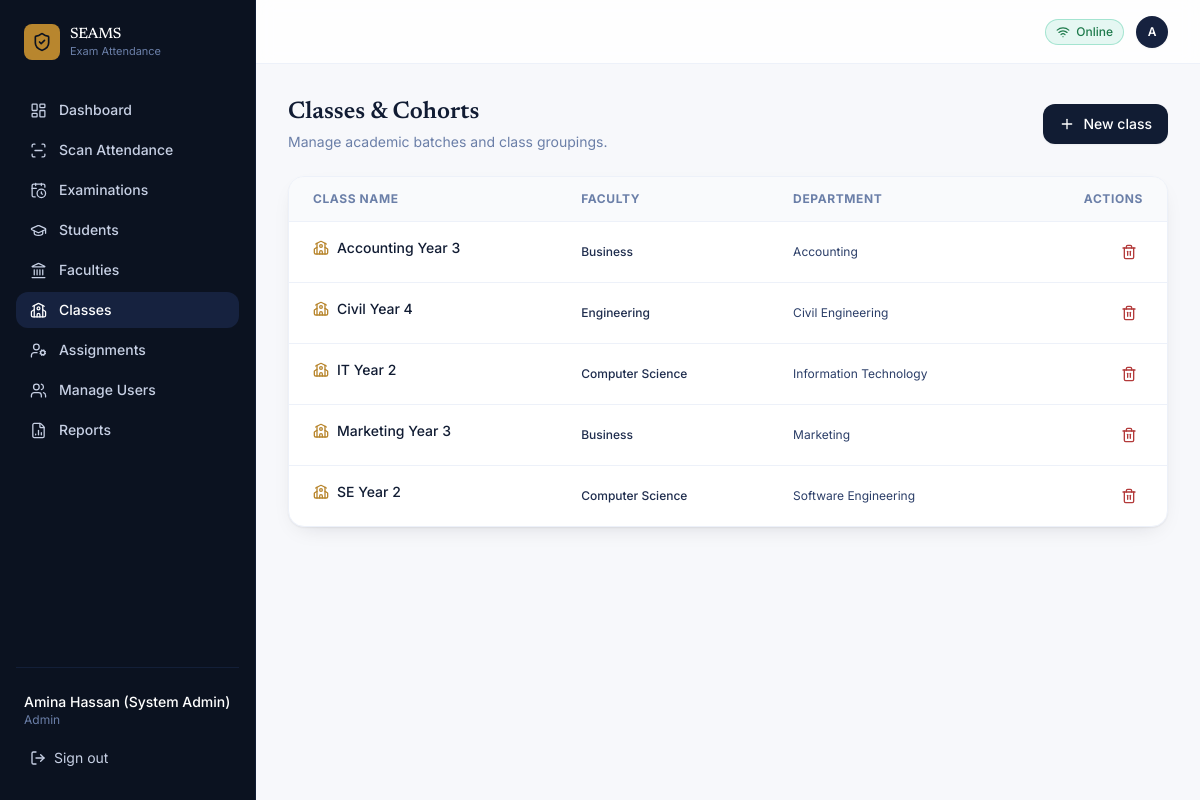
Page /classes.php (signed in) on the committed database.
### tables this page shows
CREATE TABLE IF NOT EXISTS `users` (
    `id` INT AUTO_INCREMENT PRIMARY KEY,
    `full_name` VARCHAR(150) NOT NULL,
    `username` VARCHAR(60) NOT NULL UNIQUE,
    `email` VARCHAR(150) NOT NULL UNIQUE,
    `phone` VARCHAR(30) DEFAULT '',
    `invigilator_id` VARCHAR(50) DEFAULT '',
    `password` VARCHAR(255) NOT NULL,
    `role` ENUM('admin', 'invigilator') NOT NULL DEFAULT 'invigilator',
    `is_active` TINYINT(1) NOT NULL DEFAULT 1,
    `created_at` DATETIME DEFAULT CURRENT_TIMESTAMP
);

CREATE TABLE IF NOT EXISTS `classes` (
    `id` INT AUTO_INCREMENT PRIMARY KEY,
    `name` VARCHAR(100) NOT NULL,
    `faculty` VARCHAR(100) NOT NULL,
    `department` VARCHAR(100) NOT NULL,
    `created_at` DATETIME DEFAULT CURRENT_TIMESTAMP
);

### config/db.php (called while the page is built, shortened)
<?php
function getDB() {
    static $pdo = null;
    if ($pdo === null) {
        try {
            $pdo = new PDO("mysql:host=" . DB_HOST . ";charset=utf8mb4", DB_USER, DB_PASS, [
                PDO::ATTR_ERRMODE => PDO::ERRMODE_EXCEPTION,
                PDO::ATTR_DEFAULT_FETCH_MODE => PDO::FETCH_ASSOC,
            ]);
            $pdo->exec("CREATE DATABASE IF NOT EXISTS `" . DB_NAME . "` CHARACTER SET utf8mb4 COLLATE utf8mb4_unicode_ci");
            $pdo->exec("USE `" . DB_NAME . "`");
        } catch (PDOException $e) {
            die("Database Connection Error: " . $e->getMessage());
        }
    }
    return $pdo;
}
function requireAuth() {
    $pdo = getDB();
    $userId = $_SESSION['user']['id'] ?? 0;
    $username = $_SESSION['user']['username'] ?? '';
    if ($userId > 0) {
        $stmt = $pdo->prepare("SELECT id, full_name, username, email, phone, role, invigilator_id FROM `users` WHERE `id` = ?");
        $stmt->execute([$userId]);
        $u = $stmt->fetch();
    }
    return $_SESSION['user'];
}

### classes.php (the view, shortened to what this page needs)
<?php
require_once __DIR__ . '/includes/header.php';
$pdo = getDB();
$classes = $pdo->query("SELECT * FROM `classes` ORDER BY `name` ASC")->fetchAll();
?>
<div class="space-y-6 fade-up">
    <div class="flex items-center justify-between flex-wrap gap-3">
        <div>
            <h1 class="font-display text-2xl text-ledger-900 font-semibold">Classes & Cohorts</h1>
            <p class="text-ledger-400 text-sm mt-1">Manage academic batches and class groupings.</p>
        </div>
        <button onclick="openClassModal()" class="flex items-center gap-2 bg-ledger-900 hover:bg-ledger-800 text-white text-sm font-medium px-4 py-2.5 rounded-xl transition-colors shadow-sm">
            <i data-lucide="plus" class="w-4 h-4"></i> New class
        </button>
    </div>
    <div class="bg-white rounded-2xl border border-ledger-100 shadow-card overflow-x-auto">
        <table class="w-full text-sm text-left">
            <thead class="bg-ledger-50/75 border-b border-ledger-100 text-ledger-400 text-xs font-semibold uppercase tracking-wider">
                <tr>
                    <th class="px-6 py-3.5">Class Name</th>
                    <th class="px-6 py-3.5">Faculty</th>
                    <th class="px-6 py-3.5">Department</th>
                    <th class="px-6 py-3.5 text-right">Actions</th>
                </tr>
            </thead>
            <tbody class="divide-y divide-ledger-100">
                <?php if (empty($classes)): ?>
                    <tr>
                        <td colspan="4" class="px-6 py-10 text-center text-ledger-400 text-sm">No classes registered yet.</td>
                    </tr>
                <?php else: ?>
                    <?php foreach ($classes as $c): ?>
                        <tr class="hover:bg-ledger-50/40 transition-colors">
                            <td class="px-6 py-4 font-medium text-ledger-900 flex items-center gap-2">
                                <i data-lucide="school" class="w-4 h-4 text-seal"></i>
                                <?= htmlspecialchars($c['name']) ?>
                            </td>
                            <td class="px-6 py-4 text-xs font-medium text-ledger-700">
                                <?= htmlspecialchars($c['faculty']) ?>
                            </td>
                            <td class="px-6 py-4 text-xs text-ledger-600">
                                <?= htmlspecialchars($c['department']) ?>
                            </td>
                            <td class="px-6 py-4 text-right">
                                <form method="POST" action="classes.php" onsubmit="return confirm('Remove class?');" class="inline">
                                    <button type="submit" class="p-1.5 rounded-lg text-ineligible hover:bg-red-50 transition-colors" title="Delete">
                                        <i data-lucide="trash-2" class="w-4 h-4"></i>
                                    </button>
                                </form>
                            </td>
                        </tr>
                    <?php endforeach; ?>
                <?php endif; ?>
            </tbody>
        </table>
    </div>
</div>
<?php require_once __DIR__ . '/includes/footer.php'; ?>

### includes/header.php (shortened to what this page needs)
<?php
require_once __DIR__ . '/../config/db.php';
$currentUser = requireAuth();
$isAdmin = ($currentUser['role'] ?? '') === 'admin';
$currentPage = basename($_SERVER['PHP_SELF']);
function navItem($url, $label, $iconName, $currentPage) {
    $isActive = ($currentPage === $url || ($url === 'index.php' && ($currentPage === '' || $currentPage === 'index.php')));
    $activeClass = $isActive
        ? 'bg-ledger-800 text-white'
        : 'text-ledger-200 hover:bg-ledger-800/60 hover:text-white';
    echo '<a href="' . htmlspecialchars($url) . '" class="flex items-center gap-3 px-3.5 py-2 rounded-xl text-sm font-medium transition-colors ' . $activeClass . '">';
    echo '<i data-lucide="' . htmlspecialchars($iconName) . '" class="w-[17px] h-[17px] stroke-[1.8] shrink-0"></i>';
    echo '<span>' . htmlspecialchars($label) . '</span>';
    echo '</a>';
}
?>
<!DOCTYPE html>
<html lang="en">
<head>
    <script src="https://cdn.tailwindcss.com"></script>
</head>
<body class="min-h-screen flex bg-ledger-50 text-ledger-900 antialiased selection:bg-seal/20 selection:text-seal-dark">
    <aside class="hidden md:flex flex-col w-64 bg-ledger-950 shrink-0 px-4 py-6 border-r border-ledger-900 min-h-screen">
        <div class="flex items-center gap-2.5 px-2 mb-8">
            <div class="w-9 h-9 rounded-lg bg-seal flex items-center justify-center text-ledger-950">
                <i data-lucide="shield-check" class="w-5 h-5 stroke-[2]"></i>
            </div>
            <div class="leading-tight">
                <p class="font-display text-white text-[15px] font-medium tracking-tight">SEAMS</p>
                <p class="text-ledger-400 text-[11px]">Exam Attendance</p>
            </div>
        </div>
        <nav class="flex flex-col gap-1 flex-1">
            <?php navItem('index.php', 'Dashboard', 'layout-dashboard', $currentPage); ?>
            <?php if ($isAdmin): ?>
                <?php navItem('students.php', 'Students', 'graduation-cap', $currentPage); ?>
                <?php navItem('faculties.php', 'Faculties', 'landmark', $currentPage); ?>
                <?php navItem('classes.php', 'Classes', 'school', $currentPage); ?>
                <?php navItem('assignments.php', 'Assignments', 'user-cog', $currentPage); ?>
                <?php navItem('users.php', 'Manage Users', 'users', $currentPage); ?>
                <?php navItem('reports.php', 'Reports', 'file-bar-chart-2', $currentPage); ?>
            <?php endif; ?>
        </nav>
        <div class="mt-auto pt-6 border-t border-ledger-800/80">
            <div class="px-2 mb-3">
                <p class="text-white text-sm font-medium truncate"><?= htmlspecialchars($currentUser['full_name'] ?? 'Admin') ?></p>
                <p class="text-ledger-400 text-xs capitalize"><?= htmlspecialchars($currentUser['role'] ?? 'admin') ?></p>
            </div>
            <a href="logout.php" class="w-full flex items-center gap-2 px-3.5 py-2 rounded-xl text-sm text-ledger-200 hover:bg-ledger-800/60 hover:text-white transition-colors">
                <i data-lucide="log-out" class="w-4 h-4"></i> Sign out
            </a>
        </div>
    </aside>
    <div class="flex-1 flex flex-col min-w-0">
        <header class="h-16 border-b border-ledger-100 bg-white/80 backdrop-blur px-4 md:px-8 flex items-center justify-between sticky top-0 z-30">
            <div class="flex items-center gap-3">
                <div class="flex items-center gap-1.5 px-2.5 py-1 rounded-full text-xs font-medium border bg-emerald-500/10 text-eligible border-emerald-500/30" title="Connected to server">
                    <i data-lucide="wifi" class="w-3.5 h-3.5"></i>
                    <span>Online</span>
                </div>
                <div class="w-8 h-8 rounded-full bg-ledger-800 text-white flex items-center justify-center text-xs font-semibold uppercase shadow-sm">
                    <?= htmlspecialchars(mb_substr($currentUser['full_name'] ?? 'U', 0, 1)) ?>
                </div>
            </div>
        </header>
        <main class="flex-1 p-4 md:p-8 max-w-7xl w-full mx-auto">

### includes/header.php (style rules this page uses)
body { font-family: 'Inter', ui-sans-serif, system-ui, sans-serif; }
.font-display { font-family: 'Newsreader', ui-serif, Georgia, serif; }
.fade-up { animation: fadeUp 0.25s ease-out forwards; }

### rows in the picture
users: full_name "Amina Hassan (System Admin)", role "Admin", full_name "A"
classes: name "Accounting Year 3", faculty "Business", department "Accounting"
classes: name "Civil Year 4", faculty "Engineering", department "Civil Engineering"
classes: name "IT Year 2", faculty "Computer Science", department "Information Technology"
classes: name "Marketing Year 3", faculty "Business", department "Marketing"
classes: name "SE Year 2", faculty "Computer Science", department "Software Engineering"

### other values in the picture
$label "Dashboard Scan Attendance Examinations Students Faculties Classes Assignments Manage Users Reports"
